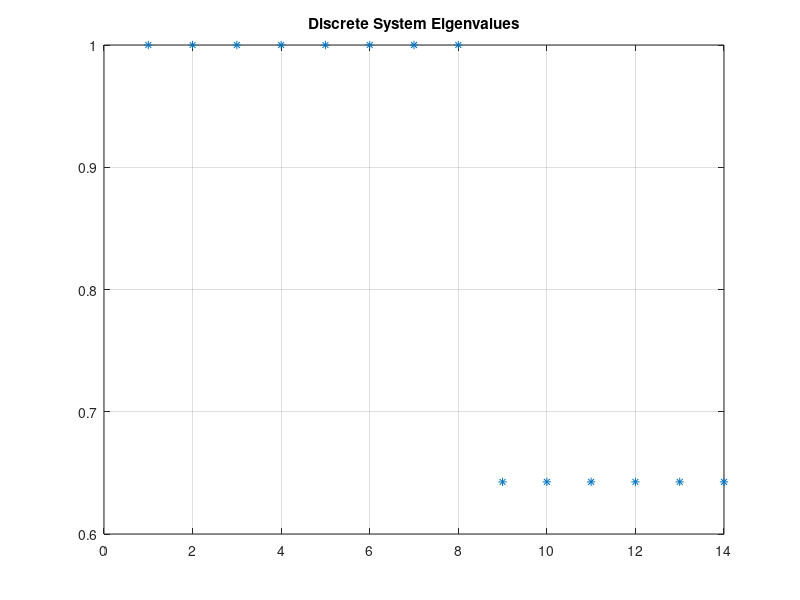

Source code (MATLAB): (Note: this script raises an error after producing the figure.)
close all; % close all figures
clear;     % clear workspace variables
clc;       % clear command window
format short;

%% Octave Packeges
%pkg load control;

%% Mass of the Multirotor in Kilograms as taken from the CAD

M = 1.455882; 
g = 9.81;

%% Dimensions of Multirotor

L1 = 0.19; % along X-axis Distance from left and right motor pair to center of mass
L2 = 0.18; % along Y-axis Vertical Distance from left and right motor pair to center of mass
L3 = 0.30; % along Y-axis Distance from motor pair to center of mass

%%  Mass Moment of Inertia as Taken from the CAD

Ixx = 0.014;
Iyy = 0.028;
Izz = 0.038;

%% Motor Thrust and Torque Constants (To be determined experimentally)

Kw = 0.85;
Ktau =  7.708e-10;
Kthrust =  1.812e-07;
Kthrust2 = 0.0007326;
Mtau = (1/44.22);
Ku = 515.5*Mtau;

%% Air resistance damping coeeficients

Dxx = 0.01212;
Dyy = 0.01212;
Dzz = 0.0648;                          

%% Equilibrium Input 

%W_e = sqrt(((M*g)/(3*(Kthrust+(Kw*Kthrust)))));
%W_e = ((-6*Kthrust2) + sqrt((6*Kthrust2)^2 - (4*(-M*g)*(3*Kw*Kthrust + 3*Kthrust))))/(2*(3*Kw*Kthrust + 3*Kthrust));
%U_e = (W_e/Ku);
U_e = [176.1,178.5,177.2,177.6,202.2,204.5]';
W_e = U_e*Ku;
W_eV = [0;0;0;0;0;0;0;0;W_e]; 

%% Define Discrete-Time BeagleBone Dynamics

T = 0.01; % Sample period (s)- 100Hz
ADC = 3.3/((2^12)-1); % 12-bit ADC Quantization
DAC =  3.3/((2^12)-1); % 12-bit DAC Quantization

%% Define Linear Continuous-Time Multirotor Dynamics: x_dot = Ax + Bu, y = Cx + Du         

% A =  14x14 matrix
A = [0, 1, 0, 0, 0, 0, 0, 0, 0, 0, 0, 0, 0, 0;
     0, 0, 0, 0, 0, 0, 0, 0, 2*Kthrust*W_e(1)/M, 2*Kw*Kthrust*W_e(2)/M, 2*Kthrust*W_e(3)/M, 2*Kw*Kthrust*W_e(4)/M, 2*Kthrust*W_e(5)/M, 2*Kw*Kthrust*W_e(6)/M;
     0, 0, 0, 1, 0, 0, 0, 0, 0, 0, 0, 0, 0, 0;
     0, 0, 0, 0, 0, 0, 0, 0, L1*2*Kthrust*W_e(1)/Ixx, L1*2*Kw*Kthrust*W_e(2)/Ixx, -L1*2*Kthrust*W_e(3)/Ixx, -L1*2*Kw*Kthrust*W_e(4)/Ixx, 0, 0;
     0, 0, 0, 0, 0, 1, 0, 0, 0, 0, 0, 0, 0, 0;
     0, 0, 0, 0, 0, 0, 0, 0, -L2*2*Kthrust*W_e(1)/Iyy, -L2*2*Kw*Kthrust*W_e(2)/Iyy, -L2*2*Kthrust*W_e(3)/Iyy, -L2*2*Kw*Kthrust*W_e(4)/Iyy, L3*2*Kthrust*W_e(5)/Iyy,L3*2*Kw*Kthrust*W_e(6)/Iyy;
     0, 0, 0, 0, 0, 0, 0, 1, 0, 0, 0, 0, 0, 0;
     0, 0, 0, 0, 0, 0, 0, 0, -2*Ktau*W_e(1)/Izz, 2*Ktau*W_e(2)/Izz, 2*Ktau*W_e(3)/Izz, -2*Ktau*W_e(4)/Izz, -2*Ktau*W_e(5)/Izz, 2*Ktau*W_e(6)/Izz;
     0, 0, 0, 0, 0, 0, 0, 0, -1/Mtau, 0, 0, 0, 0, 0;
     0, 0, 0, 0, 0, 0, 0, 0, 0, -1/Mtau, 0, 0, 0, 0;
     0, 0, 0, 0, 0, 0, 0, 0, 0, 0, -1/Mtau, 0, 0, 0;
     0, 0, 0, 0, 0, 0, 0, 0, 0, 0, 0, -1/Mtau, 0, 0;
     0, 0, 0, 0, 0, 0, 0, 0, 0, 0, 0, 0, -1/Mtau, 0;
     0, 0, 0, 0, 0, 0, 0, 0, 0, 0, 0, 0, 0, -1/Mtau];
 
% B = 14x6 matrix
B = [0, 0, 0, 0, 0, 0;
     0, 0, 0, 0, 0, 0;
     0, 0, 0, 0, 0, 0;
     0, 0, 0, 0, 0, 0;
     0, 0, 0, 0, 0, 0;
     0, 0, 0, 0, 0, 0;
     0, 0, 0, 0, 0, 0;
     0, 0, 0, 0, 0, 0;
     Ku/Mtau, 0, 0, 0, 0, 0;
     0, Ku/Mtau, 0, 0, 0, 0;
     0, 0, Ku/Mtau, 0, 0, 0;
     0, 0, 0, Ku/Mtau, 0, 0;
     0, 0, 0, 0, Ku/Mtau, 0;
     0, 0, 0, 0, 0, Ku/Mtau];

% C = 4x14 matrix
C = [1, 0, 0, 0, 0, 0, 0, 0, 0, 0, 0, 0, 0, 0;
     0, 0, 1, 0, 0, 0, 0, 0, 0, 0, 0, 0, 0, 0;
     0, 0, 0, 0, 1, 0, 0, 0, 0, 0, 0, 0, 0, 0;
     0, 0, 0, 0, 0, 0, 1, 0, 0, 0, 0, 0, 0, 0];
     
% D = 4x6 matrix
D = 0;

%% Discrete-Time System

sysdt = c2d(ss(A,B,C,D),T,'zoh');  % Generate Discrete-Time System

Adt = sysdt.a; 
Bdt = sysdt.b; 
Cdt = sysdt.c; 
Ddt = sysdt.d;

%% System Characteristics

poles = eig(Adt);
% System Unstable

figure(1)
plot(poles,'*')
grid on
title('Discrete System Eigenvalues')

cntr = rank(ctrb(Adt,Bdt));
% Fully Reachable

obs = rank(obsv(Adt,Cdt));
% Partially Observable but Detectable

%% Discrete-Time Full Integral Augmaneted System 

Cr  = [1, 0, 0, 0, 0, 0, 0, 0, 0, 0, 0, 0, 0, 0;
       0, 0, 1, 0, 0, 0, 0, 0, 0, 0, 0, 0, 0, 0;
       0, 0, 0, 0, 1, 0, 0, 0, 0, 0, 0, 0, 0, 0;
       0, 0, 0, 0, 0, 0, 1, 0, 0, 0, 0, 0, 0, 0];    

r = 4;                                % number of reference inputs
n = size(A,2);                        % number of states
q = size(Cr,1);                       % number of controlled outputs

Dr = zeros(q,6);

Adtaug = [Adt zeros(n,r); 
          -Cr*Adt eye(q,r)];
   
Bdtaug = [Bdt; -Cr*Bdt];

Cdtaug = [C zeros(r,r)];

%% Discrete-Time Full State-Feedback Control
% State feedback control design with integral control via state augmentation
% Z Phi Theta Psi are controlled outputs

Q = diag([5000,1000,10000,0,10000,0,1000,2000,0,0,0,0,0,0,4,1000,1000,1]); % State penalty
R = (0.5*10^-3)*eye(6,6);  % Control penalty

Kdtaug = dlqr(Adtaug,Bdtaug,Q,R); % DT State-Feedback Controller Gains
Kdt = Kdtaug(:,1:n);        % LQR Gains
Kidt = Kdtaug(:,n+1:end);  % Integral Gains

%% Discrete-Time Kalman Filter Design x_dot = A*x + B*u + G*w, y = C*x + D*u + H*w + v
% Utilises a 6 output model with motor 1 and 4 velocities being used as
% virtual aditiional outputs. This is due to layout coupling leading to many different
% combintaions of motor velocity producing the same outcome, therefore
% making the system unobservale otherwise, therefore to combat this, 
% the model is assumed to be perfect with reguargdes to the 2 motors and 
% 0 error is fedback to the KF gains for the motors

Cy = [1, 0, 0, 0, 0, 0, 0, 0, 0, 0, 0, 0, 0, 0;
     0, 0, 1, 0, 0, 0, 0, 0, 0, 0, 0, 0, 0, 0;
     0, 0, 0, 0, 1, 0, 0, 0, 0, 0, 0, 0, 0, 0;
     0, 0, 0, 0, 0, 0, 1, 0, 0, 0, 0, 0, 0, 0;
     0, 0, 0, 0, 0, 0, 0, 0, 1, 0, 0, 0, 0, 0;
     0, 0, 0, 0, 0, 0, 0, 0, 0, 0, 0, 1, 0, 0];
 
Dy = zeros(6,6);

Gdt = 1e-1*eye(n);
Hdt = zeros(size(Cy,1),size(Gdt,2)); % No process noise on measurements

Rw = diag([0.5,0.5,0.01,0.1,0.01,0.01,0.01,0.01,10^-10,10^-10,10^-10,10^-10,10^-10,10^-10]);   % Process noise covariance matrix
Rv = diag([500,10^-5,10^-5,10^-5,10^-5,10^-5]);     % Measurement noise covariance matrix Note: use low gausian noice for Rv

sys4kf = ss(Adt,[Bdt Gdt],Cy,[Dy Hdt],T);
Ldt = dlqe(Adt,Gdt,Cy,Rw,Rv);
%sys4kf = ss(Adt,Bdt,Cy,Dy,T);
%[kalm,Ldt] = kalman(sys4kf,Rw,Rv);  

%%  Dynamic Simulation

Time = 50;
kT = round(Time/T);

X = zeros(14,kT);
Xreal = zeros(18,kT);
Xe = zeros(4,kT);
Y = zeros(4,kT);
e = zeros(6,kT);

U = ones(6,kT);
U(:,1) = U_e;

Ref = [0;0;0;0];
x_ini = [0;0;0;0;0;0;0;0;0;0;0;0;0;0];

X(:,2) = x_ini;
Xest = X;
Xest(:,1) = x_ini+0.001*randn(14,1);
Xreal(5:end,2) = x_ini;

for k = 2:kT-1
    
    %%Reference Setting
    if k == 10/T
        Ref(1) = 1;
    end
    if k == 15/T
        Ref(2) = 30*pi/180;
    end
    if k == 20/T
        Ref(2) = 0;
    end
    if k == 25/T
        Ref(3) = 30*pi/180;
    end
    if k == 30/T
        Ref(3) = 0;
    end
    if k == 40/T
        Ref(4) = 90*pi/180;
    end
    
    %%Estimation
%    Xest(:,k) = Adt*Xest(:,k-1) + Bdt*(U(:,k-1)-U_e); % No KF Linear Prediction   
     
%    Xest(:,k) = Xreal([5,6,7,8,9,10,11,12,13:18],k);  % No KF Non Linear Prediction

    t_span = [0,T];
    Y(:,k) = Xreal([5,7,9,11],k);
    xkf = [0;0;0;0;Xest(:,k-1)];  
    xode = ode45(@(t,X) Hex_Dynamics(t,X,U(:,k-1)),t_span,xkf); % Nonlinear Prediction
    Xest(:,k) = xode.y(5:18,end);
    e(:,k) = [Y(:,k) - Xest([1,3,5,7],k); 0; 0];
    Xest(:,k) = Xest(:,k) + Ldt*e(:,k);
    
%    Y(:,k) = Xreal([5,7,9,11],k);
%    Xest(:,k) = Adt*Xest(:,k-1) + Bdt*(U(:,k-1)-U_e);   % Linear Prediction
%    e(:,k) = [Y(:,k) - Xest([1,3,5,7],k); 0; 0];
%    Xest(:,k) = Xest(:,k) + Ldt*e(:,k);
   
    %%Control
    Xe(:,k) = Xe(:,k-1) + (Ref - Xest([1,3,5,7],k));   % Integrator 
    %U(:,k) =  U_e - [Kdt,Kidt]*[Xest(:,k); Xe(:,k)];
    U(:,k) = min(800, max(0, U_e - [Kdt,Kidt]*[Xest(:,k); Xe(:,k)])); % Saturation 
    
    %Simulation    
    t_span = [0,T];
    xode = ode45(@(t,X) Hex_Dynamics(t,X,U(:,k)),t_span,Xreal(:,k)); % Runge-Kutta Integration Nonlinear Dynamics
    Xreal(:,k+1) = xode.y(:,end);
    
%    [dX] = Hex_Dynamics(t,Xreal(:,k),U(:,k)); % Forward Euler Integration Nonlinear Dynamics
%    Xreal(:,k+1) = Xreal(:,k)+T*dX;

%    X(:,k+1) = Adt*X(:,k) + Bdt*U(:,k);  % Fully Linear Dynamics
end

Rad2Deg = [180/pi,180/pi,180/pi]';

%Plots
t = (0:kT-1)*T;
figure(2)
subplot(2,1,1)
plot(t,Xreal(5,:))
legend('Alt')
title('Real Altitude')
xlabel('Time(s)')
ylabel('Meters(m)')

subplot(2,1,2)
plot(t,Xreal([7,9,11],:).*Rad2Deg)
legend('\phi','\theta','\psi')
title('Real Attitude')
xlabel('Time(s)')
ylabel('Degrees(d)')

figure(3)
subplot(2,1,1)
plot(t,Xest(1,:))
legend('Alt_e')
title('Estimated Altitude')
xlabel('Time(s)')
ylabel('Meters(m)')

subplot(2,1,2)
plot(t,Xest([3,5,7],:).*Rad2Deg)
legend('\phi_e','\theta_e','\psi_e')
title('Estimated Attitude')
xlabel('Time(s)')
ylabel('Degrees(d)')

figure(4)
subplot(2,1,1)
plot(t,e(1,:))
legend('e_z')
title('Altitude prediction error')
xlabel('Time(s)')
ylabel('Error meters(m)')

subplot(2,1,2)
plot(t,e([2,3,4],:).*Rad2Deg)
legend('e_\phi','e_\theta','e_\psi')
title('Attitude prediction error')
xlabel('Time(s)')
ylabel('Error degrees(d)')

figure(5)
plot(t,U)
legend('U1','U2','U3','U4','U5','U6')
title('Inputs PWM  Signal')
xlabel('Time(s)')
ylabel('Micro Seconds(ms)')

% Cpoles = eig(Adtaug - (Bdtaug*[Kdt,Kidt]));
% % System Unstable
% 
% figure(6)
% plot(Cpoles(1:14),'*')
% grid on
% title('Closed-Loop Eigenvalues')

%% PRINT TO CONFIGURATION FILES

%K = round([Kdt,Kidt],2);

%writematrix(round(Kdt,2),'config.txt','Delimiter','comma')

%writematrix(round(Kidt,2),'config2.txt','Delimiter','comma')

%writematrix(round(Ldt,2),'config3.txt','Delimiter','comma')